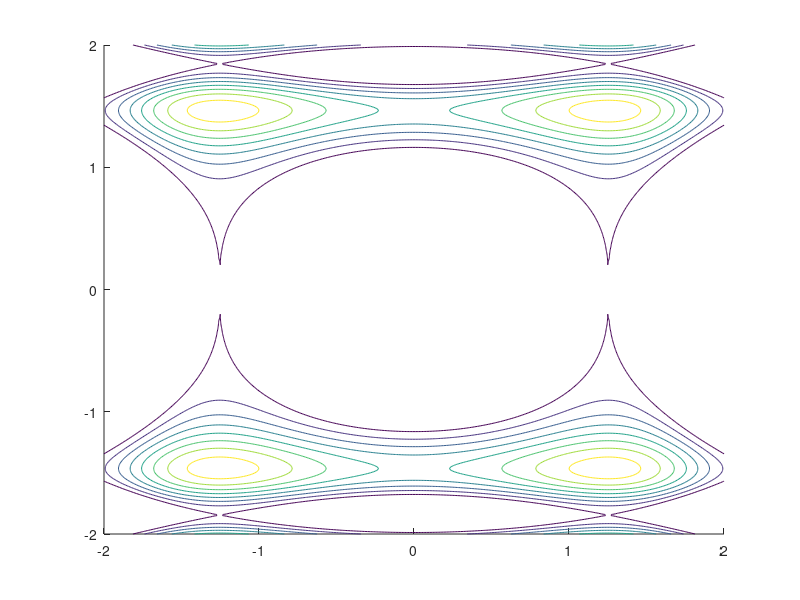

The MATLAB source for this figure: (Note: this script raises an error after producing the figure.)
clear all; close all; clc;

%% Domain and function
% Set up the domain and function

% Domain
x_min = -2;
x_max = 2;
y_min = -2;
y_max = 2;
[X,Y]=meshgrid(x_min:0.01:x_max,...
    y_min:0.01:y_max); % 0.25 denotes arrow spacing.
[X_arrow,Y_arrow] = meshgrid(x_min:0.5:x_max,...
    y_min:0.5:y_max);

% Function
f = @(x,y) sin(x.^2)-cos(y.^3);

% Gradient
fx = @(x,y) 2*x;
fy = @(x,y) -(3)*y.^2;

%% Plotting

gradient = false; % turn on to show gradient vectors

hold on;
%constants = [0 1 2 3];
constants = linspace(0,5,20);
%[C,h] = contourf(X,Y,f(X,Y),constants,'Showtext', 'on'); 
[C,h] = contour(X,Y,f(X,Y),constants,'Showtext', 'off');
h.LineWidth = 1.5;
%clabel(C,h);
if gradient
    quiver(X_arrow, Y_arrow, fx(X_arrow,Y_arrow), fy(X_arrow,Y_arrow),...
    'Color', 'white',...
    'Linewidth', 1);
end
hold off;

%coloring
%number_of_colors = 10;
%colormap(cool(number_of_colors));
%colorbar;

% Text
set(gca,'TickLabelInterpreter','latex');
%title('$f(x,y) = \sqrt{x^2+y^2}$',...
%'interpreter', 'latex');
xlabel('$x$', 'interpreter','latex');
xlim([x_min x_max]) 
xticks([x_min:1:x_max]);
ylabel('$y$', 'Interpreter', 'latex');
ylim([y_min y_max]) 
yticks([y_min:1:y_max]);